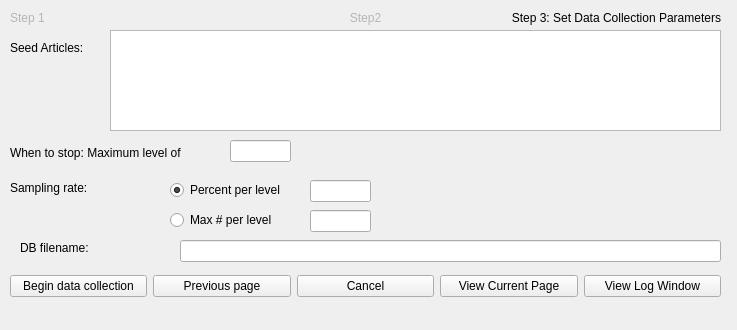
<?xml version="1.0" encoding="UTF-8"?>
<ui version="4.0">
 <class>Form</class>
 <widget class="QWidget" name="Form">
  <property name="geometry">
   <rect>
    <x>0</x>
    <y>0</y>
    <width>737</width>
    <height>330</height>
   </rect>
  </property>
  <property name="windowTitle">
   <string>3</string>
  </property>
  <widget class="QLabel" name="step1">
   <property name="geometry">
    <rect>
     <x>10</x>
     <y>10</y>
     <width>711</width>
     <height>16</height>
    </rect>
   </property>
   <property name="styleSheet">
    <string notr="true">QLabel { color : rgb(181, 181, 181); }</string>
   </property>
   <property name="text">
    <string>Step 1</string>
   </property>
  </widget>
  <widget class="QLabel" name="step3">
   <property name="geometry">
    <rect>
     <x>10</x>
     <y>10</y>
     <width>711</width>
     <height>16</height>
    </rect>
   </property>
   <property name="styleSheet">
    <string notr="true"/>
   </property>
   <property name="text">
    <string>Step 3: Set Data Collection Parameters</string>
   </property>
   <property name="alignment">
    <set>Qt::AlignRight|Qt::AlignTrailing|Qt::AlignVCenter</set>
   </property>
  </widget>
  <widget class="QLabel" name="step2">
   <property name="geometry">
    <rect>
     <x>10</x>
     <y>10</y>
     <width>711</width>
     <height>16</height>
    </rect>
   </property>
   <property name="styleSheet">
    <string notr="true">QLabel { color : rgb(181, 181, 181); }</string>
   </property>
   <property name="text">
    <string>Step2</string>
   </property>
   <property name="alignment">
    <set>Qt::AlignCenter</set>
   </property>
  </widget>
  <widget class="QLabel" name="label">
   <property name="geometry">
    <rect>
     <x>10</x>
     <y>40</y>
     <width>111</width>
     <height>16</height>
    </rect>
   </property>
   <property name="text">
    <string>Seed Articles:</string>
   </property>
  </widget>
  <widget class="QLabel" name="label_2">
   <property name="geometry">
    <rect>
     <x>10</x>
     <y>145</y>
     <width>251</width>
     <height>16</height>
    </rect>
   </property>
   <property name="text">
    <string>When to stop: Maximum level of</string>
   </property>
  </widget>
  <widget class="QLineEdit" name="edtDBname">
   <property name="geometry">
    <rect>
     <x>180</x>
     <y>240</y>
     <width>541</width>
     <height>22</height>
    </rect>
   </property>
  </widget>
  <widget class="QLineEdit" name="edtMaxLevel">
   <property name="geometry">
    <rect>
     <x>230</x>
     <y>140</y>
     <width>61</width>
     <height>22</height>
    </rect>
   </property>
  </widget>
  <widget class="QWidget" name="layoutWidget">
   <property name="geometry">
    <rect>
     <x>10</x>
     <y>270</y>
     <width>711</width>
     <height>32</height>
    </rect>
   </property>
   <layout class="QHBoxLayout" name="horizontalLayout">
    <item>
     <widget class="QPushButton" name="btnBegin">
      <property name="text">
       <string>Begin data collection</string>
      </property>
     </widget>
    </item>
    <item>
     <widget class="QPushButton" name="btnPrev">
      <property name="text">
       <string>Previous page</string>
      </property>
     </widget>
    </item>
    <item>
     <widget class="QPushButton" name="btnCancel">
      <property name="text">
       <string>Cancel</string>
      </property>
     </widget>
    </item>
    <item>
     <widget class="QPushButton" name="btnVis">
      <property name="sizePolicy">
       <sizepolicy hsizetype="Minimum" vsizetype="Fixed">
        <horstretch>0</horstretch>
        <verstretch>0</verstretch>
       </sizepolicy>
      </property>
      <property name="text">
       <string>View Current Page</string>
      </property>
     </widget>
    </item>
    <item>
     <widget class="QPushButton" name="btnLog">
      <property name="text">
       <string>View Log Window</string>
      </property>
     </widget>
    </item>
   </layout>
  </widget>
  <widget class="QListWidget" name="listWidget">
   <property name="geometry">
    <rect>
     <x>110</x>
     <y>30</y>
     <width>611</width>
     <height>101</height>
    </rect>
   </property>
  </widget>
  <widget class="QLabel" name="label_3">
   <property name="geometry">
    <rect>
     <x>10</x>
     <y>180</y>
     <width>101</width>
     <height>16</height>
    </rect>
   </property>
   <property name="text">
    <string>Sampling rate:</string>
   </property>
  </widget>
  <widget class="QRadioButton" name="rbtnPercent">
   <property name="geometry">
    <rect>
     <x>170</x>
     <y>180</y>
     <width>141</width>
     <height>20</height>
    </rect>
   </property>
   <property name="text">
    <string>Percent per level</string>
   </property>
   <property name="checked">
    <bool>true</bool>
   </property>
  </widget>
  <widget class="QLineEdit" name="edtPercentPerLevel">
   <property name="geometry">
    <rect>
     <x>310</x>
     <y>180</y>
     <width>61</width>
     <height>22</height>
    </rect>
   </property>
  </widget>
  <widget class="QRadioButton" name="rbtnMaxNumber">
   <property name="geometry">
    <rect>
     <x>170</x>
     <y>210</y>
     <width>131</width>
     <height>20</height>
    </rect>
   </property>
   <property name="text">
    <string>Max # per level</string>
   </property>
  </widget>
  <widget class="QLabel" name="label_4">
   <property name="geometry">
    <rect>
     <x>50</x>
     <y>460</y>
     <width>131</width>
     <height>16</height>
    </rect>
   </property>
   <property name="text">
    <string>Limit the search to:</string>
   </property>
  </widget>
  <widget class="QCheckBox" name="chbMinCited">
   <property name="geometry">
    <rect>
     <x>210</x>
     <y>460</y>
     <width>211</width>
     <height>20</height>
    </rect>
   </property>
   <property name="text">
    <string>Cited at Least Min # of Times</string>
   </property>
  </widget>
  <widget class="QLineEdit" name="edtMinNumberOfTimes">
   <property name="geometry">
    <rect>
     <x>430</x>
     <y>460</y>
     <width>61</width>
     <height>22</height>
    </rect>
   </property>
  </widget>
  <widget class="QCheckBox" name="chbMinCited_2">
   <property name="geometry">
    <rect>
     <x>210</x>
     <y>490</y>
     <width>211</width>
     <height>20</height>
    </rect>
   </property>
   <property name="text">
    <string>Published Between Years</string>
   </property>
  </widget>
  <widget class="QLabel" name="label_5">
   <property name="geometry">
    <rect>
     <x>20</x>
     <y>240</y>
     <width>131</width>
     <height>16</height>
    </rect>
   </property>
   <property name="text">
    <string>DB filename:</string>
   </property>
  </widget>
  <widget class="QLineEdit" name="edtYearFrom">
   <property name="geometry">
    <rect>
     <x>430</x>
     <y>490</y>
     <width>61</width>
     <height>22</height>
    </rect>
   </property>
  </widget>
  <widget class="QLineEdit" name="edtYearTo">
   <property name="geometry">
    <rect>
     <x>510</x>
     <y>490</y>
     <width>61</width>
     <height>22</height>
    </rect>
   </property>
  </widget>
  <widget class="QLabel" name="label_6">
   <property name="geometry">
    <rect>
     <x>495</x>
     <y>492</y>
     <width>16</width>
     <height>16</height>
    </rect>
   </property>
   <property name="text">
    <string>~</string>
   </property>
  </widget>
  <widget class="QLineEdit" name="edtMaxPerLevel">
   <property name="geometry">
    <rect>
     <x>310</x>
     <y>210</y>
     <width>61</width>
     <height>22</height>
    </rect>
   </property>
  </widget>
  <widget class="QStatusBar" name="statusbar">
   <property name="geometry">
    <rect>
     <x>5</x>
     <y>310</y>
     <width>731</width>
     <height>16</height>
    </rect>
   </property>
   <property name="sizeGripEnabled">
    <bool>false</bool>
   </property>
  </widget>
  <zorder>statusbar</zorder>
  <zorder>step1</zorder>
  <zorder>step3</zorder>
  <zorder>step2</zorder>
  <zorder>label</zorder>
  <zorder>label_2</zorder>
  <zorder>edtDBname</zorder>
  <zorder>edtMaxLevel</zorder>
  <zorder>layoutWidget</zorder>
  <zorder>listWidget</zorder>
  <zorder>label_3</zorder>
  <zorder>rbtnPercent</zorder>
  <zorder>edtPercentPerLevel</zorder>
  <zorder>rbtnMaxNumber</zorder>
  <zorder>label_4</zorder>
  <zorder>chbMinCited</zorder>
  <zorder>edtMinNumberOfTimes</zorder>
  <zorder>chbMinCited_2</zorder>
  <zorder>label_5</zorder>
  <zorder>edtYearFrom</zorder>
  <zorder>edtYearTo</zorder>
  <zorder>label_6</zorder>
  <zorder>edtMaxPerLevel</zorder>
 </widget>
 <resources/>
 <connections/>
</ui>
